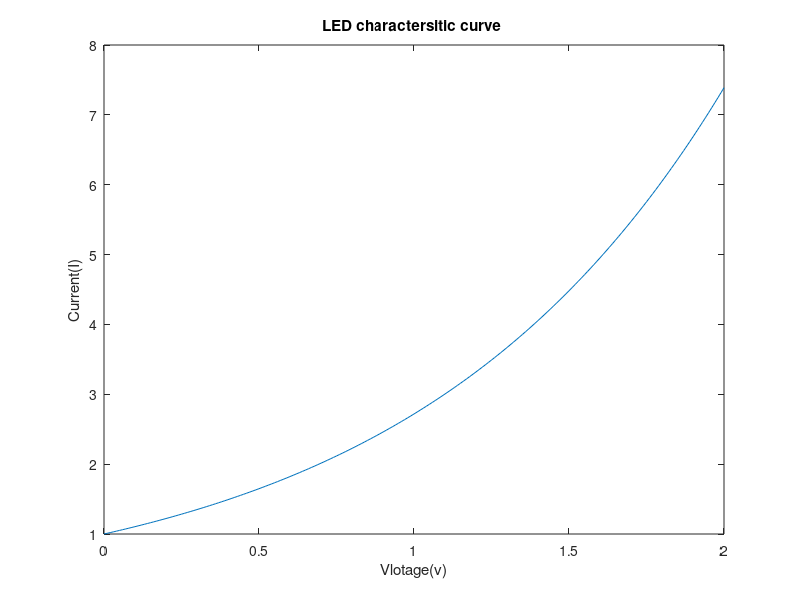

MATLAB code to generate this figure:
%LED characteristic curve 
V=0:0.01:2 ;
I=exp(V);
plot(V,I);
title('LED charactersitic curve ');
xlabel('Vlotage(v)');
ylabel('Current(I)')
